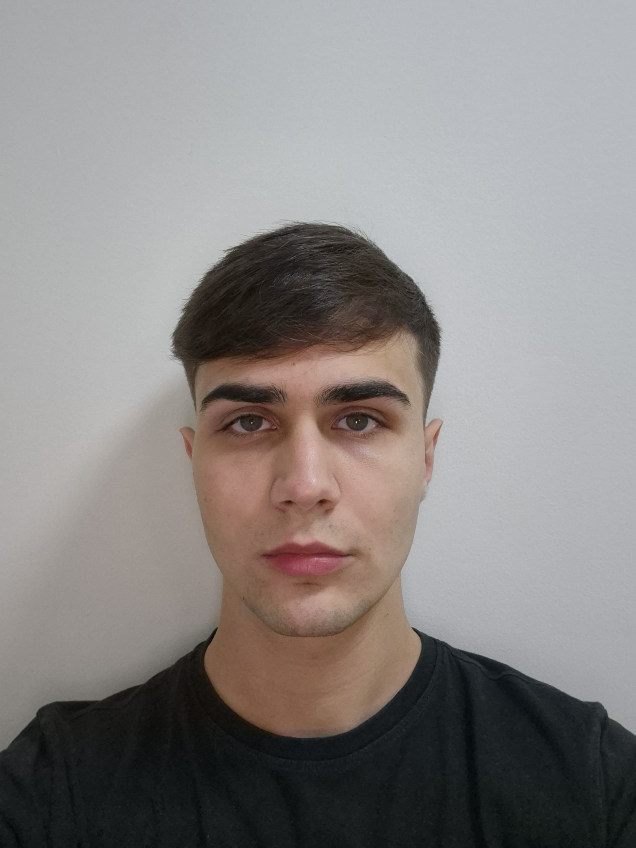
//> input picture pano/selfie/s1.jpg, 2544 x 3392 px (shown at 1/4 size)
$ ./main   (built with g++ and OpenCV 4)
//> lines starting //> are read from the running program, lines starting //| are printed output that depends on the picture; after the words box and inside, x2 and y2 are one past the last pixel; in counts of white or black regions, pixels touching at a corner belong together
### src/shi-tomasi.h
#ifndef SHI_TOMASI_H
#define SHI_TOMASI_H

#include <opencv2/opencv.hpp>
#include <vector>

void resizeImage(const cv::Mat& src, cv::Mat& dst, int newWidth, int newHeight);
void detectShiTomasiCorners(const cv::Mat& src, cv::Mat& dst, std::vector<cv::Point2f>& corners, int maxCorners = 100, double qualityLevel = 0.01, double minDistance = 10);
void matchCorners(const std::vector<cv::Point2f>& corners1, const std::vector<cv::Point2f>& corners2, cv::Mat& img1, cv::Mat& img2, cv::Mat& result, int& matchCount, int& unmatchedCount);

#endif

### src/shi-tomasi.cpp
#include "shi-tomasi.h"
#include <opencv2/opencv.hpp>
#include <iostream>

using namespace cv;
using namespace std;


// Funzione per ridimensionare l'immagine sfruttando l'interpolazione bilineare
void resizeImage(const Mat& src, Mat& dst, int newWidth, int newHeight) {
    Size newSize(newWidth, newHeight);
    resize(src, dst, newSize, 0, 0, INTER_LINEAR);
}

void detectShiTomasiCorners(const Mat& src, Mat& dst, vector<Point2f>& corners, int maxCorners, double qualityLevel, double minDistance) {
    // Converto l'immagine in scala di grigi
    Mat gray;
    cvtColor(src, gray, COLOR_BGR2GRAY);

    // Trovo i corner con Shi-Tomasi
    goodFeaturesToTrack(gray, corners, maxCorners, qualityLevel, minDistance, Mat(), 3, false, 0.04);

    // Disegnamo i corner appena rilevati
    dst = src.clone();
    for (size_t i = 0; i < corners.size(); i++) {
        circle(dst, corners[i], 3, Scalar(0, 255, 0), FILLED);
    }
}

void matchCorners(const vector<Point2f>& corners1, const vector<Point2f>& corners2, Mat& img1, Mat& img2, Mat& result, int& matchCount, int& unmatchedCount) {

    // Crea un imamgine contenente a sx l'immagine 1 e a dx l'immagine 2
    result = Mat::zeros(max(img1.rows, img2.rows), img1.cols + img2.cols, img1.type());
    img1.copyTo(result(Rect(0, 0, img1.cols, img1.rows)));
    img2.copyTo(result(Rect(img1.cols, 0, img2.cols, img2.rows)));

    // Variabili ausiliarie per il matching
    matchCount = 0;
    unmatchedCount = 0;

    // Vettori per le corrispondenze tra corner
    vector<Point2f> matchedCorners1, matchedCorners2;

    // Vettori per le non corrispondenze tra corner
    vector<Point2f> unmatchedCorners1, unmatchedCorners2;

    // Trovo la distanza media tra i corner in corners1 per calibrare la soglia dinamica
    double avgDist = 0.0;
    for (size_t i = 0; i < corners1.size(); i++) {
        for (size_t j = i + 1; j < corners1.size(); j++) {
            avgDist += norm(corners1[i] - corners1[j]);
        }
    }
    avgDist /= (corners1.size() * (corners1.size() - 1)) / 2;

    // Definisco una soglia dinamica basata sulla distanza media
    double dynamicThreshold = avgDist * 1.2;

    // Confrontiamo i corner tra le due immagini (salvati nei vettori corners1 e corners2)
    for (size_t i = 0; i < corners1.size(); i++) {
        double minDist = DBL_MAX;
        double secondMinDist = DBL_MAX;
        size_t bestMatch = -1;
        size_t secondBestMatch = -1;

        // Trova il miglior match e il secondo miglior match tra corners1[i] e corners2[j]
        for (size_t j = 0; j < corners2.size(); j++) {
            double dist = norm(corners1[i] - corners2[j]); // calcolo la distanza euclidea tra i 2 corner

            // Trova il miglior match
            if (dist < minDist) {
                secondMinDist = minDist;
                secondBestMatch = bestMatch;
                minDist = dist;
                bestMatch = j;
            }
            // Trova il secondo miglior match
            else if (dist < secondMinDist) {
                secondMinDist = dist;
                secondBestMatch = j;
            }
        }

        // Applica il Ratio Test di Lowe con la soglia dinamica
        if (minDist < 0.7 * secondMinDist && minDist < dynamicThreshold) {
            matchedCorners1.push_back(corners1[i]);
            matchedCorners2.push_back(corners2[bestMatch]);

            // Disegno i match sull'immagine
            line(result, corners1[i], corners2[bestMatch] + Point2f(img1.cols, 0), Scalar(0, 255, 0), 1);
            circle(result, corners1[i], 3, Scalar(0, 255, 0), FILLED);
            circle(result, corners2[bestMatch] + Point2f(img1.cols, 0), 3, Scalar(0, 255, 0), FILLED);

            matchCount++;
        } else {
            // Se il match fallisce disegno gli unmatched points
            unmatchedCorners1.push_back(corners1[i]);
            unmatchedCorners2.push_back(corners2[bestMatch]);
        }
    }

    unmatchedCount = corners1.size() - matchCount;

    // Collego i corner non corrispondenti con una linea rossa
    for (size_t i = 0; i < unmatchedCorners1.size(); i++) {
        line(result, unmatchedCorners1[i], unmatchedCorners2[i] + Point2f(img1.cols, 0), Scalar(0, 0, 255), 1);
        circle(result, unmatchedCorners1[i], 3, Scalar(0, 0, 255), FILLED);
        circle(result, unmatchedCorners2[i] + Point2f(img1.cols, 0), 3, Scalar(0, 0, 255), FILLED);
    }

    // Calcolo della percentuale di matching tra le due foto
    double matchPercentage = round((static_cast<double>(matchCount) / max(corners1.size(), corners2.size())) * 1000) / 10.0;

    cout << "Numero di match trovati (inliers in verde): " << matchCount << endl;
    cout << "Numero di match errati (outliers in rosso): " << unmatchedCorners1.size() << endl;
    cout << "Percentuale di matching geometrico: " << matchPercentage << "%" << endl;
}

### main.cpp
#include "shi-tomasi.h"
#include <opencv2/opencv.hpp>
#include <iostream>

using namespace cv;
using namespace std;

int main() {
    string imagePath1 = "pano/selfie/s1.jpg";
    string imagePath2 = "pano/selfie/s5_eyesclosed.jpg";

    Mat img1 = imread(imagePath1, IMREAD_COLOR);
//> img1 is the input picture: 3392 rows x 2544 cols, CV_8UC3; mean B, G, R 133, 134.5, 138.4
    Mat img2 = imread(imagePath2, IMREAD_COLOR);
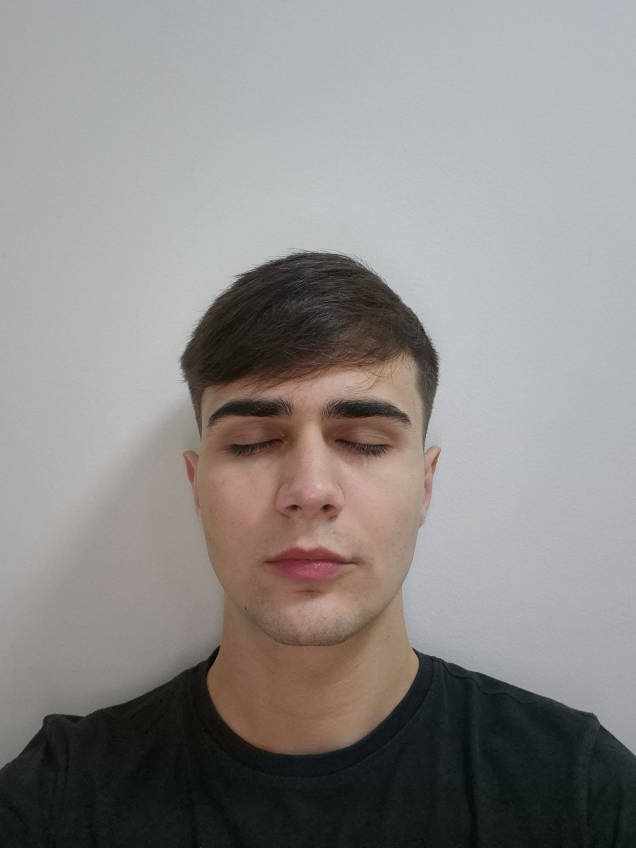
//> input picture pano/selfie/s5_eyesclosed.jpg, 2544 x 3392 px (shown at 1/4 size)
//> img2 is the input picture: 3392 rows x 2544 cols, CV_8UC3; mean B, G, R 136.3, 137.7, 140.8

    if (img1.empty() || img2.empty()) {
        cout << "Errore nel caricamento delle immagini!" << endl;
        return -1;
    }

    // Vettori per i corner rilevati nelle due immagini
    vector<Point2f> corners1, corners2;

    // Ridimensiona le immagini
    Mat resizedImg1, resizedImg2;
    resizeImage(img1, resizedImg1, 510, 680);
    resizeImage(img2, resizedImg2, 510, 680);

    // Applica Shi-Tomasi Corner Detection su entrambe le immagini
    Mat img_corners1, img_corners2;
    detectShiTomasiCorners(resizedImg1, img_corners1, corners1);
//> in detectShiTomasiCorners, `cvtColor(src, gray, COLOR_BGR2GRAY);`:
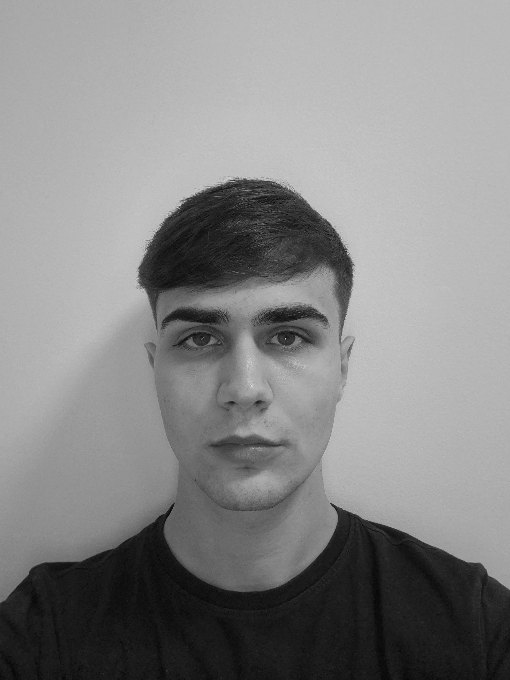
//> gray: 680 rows x 510 cols, CV_8UC1; min 3, max 227, mean 135.4
//> in detectShiTomasiCorners, `goodFeaturesToTrack(gray, corners, maxCorners, qualityLevel, minDistan..`: corners = 100 Points (x, y), first 12: [285, 338], [330, 503], [179, 208], [347, 253], [191, 337], [295, 336], [194, 195], [283, 187], [353, 265], [138, 278], [170, 213], [211, 337]
//> the loop in detectShiTomasiCorners, `for (size_t i = 0; i < corners.size(); i++)` made 100 passes
//> after the loop in detectShiTomasiCorners, `for (size_t i = 0; i < corners.size(); i++)`:
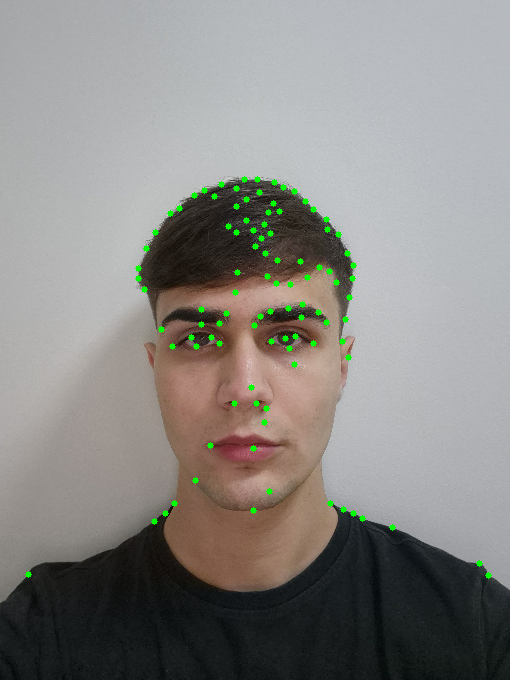
//> dst: 680 rows x 510 cols, CV_8UC3; mean B, G, R 132.1, 135.7, 137.4
//> corners1 has the same summary as corners in detectShiTomasiCorners
    detectShiTomasiCorners(resizedImg2, img_corners2, corners2);
//> call 2 of detectShiTomasiCorners, with maxCorners = 100, qualityLevel = 0.01, minDistance = 10
//> in detectShiTomasiCorners (call 2), `cvtColor(src, gray, COLOR_BGR2GRAY);`:
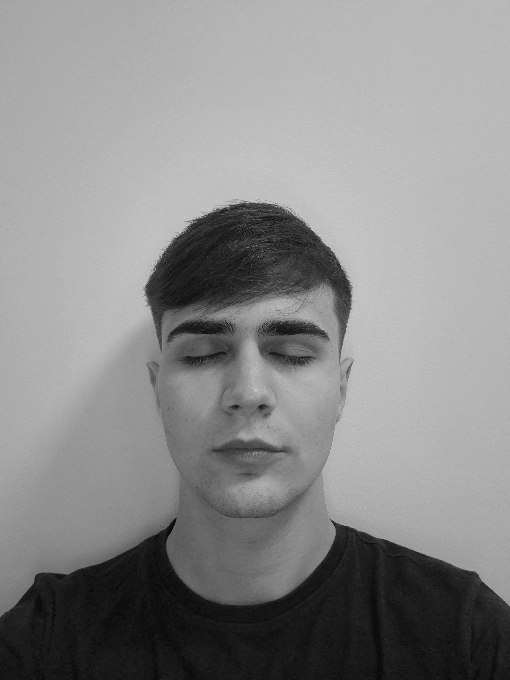
//> gray: 680 rows x 510 cols, CV_8UC1; min 3, max 213, mean 138.4
//> in detectShiTomasiCorners (call 2), `goodFeaturesToTrack(gray, corners, maxCorners, qualityLevel, minDistan..`: corners = 100 Points (x, y), first 12: [350, 308], [193, 220], [175, 519], [217, 209], [230, 205], [148, 305], [331, 520], [259, 407], [341, 268], [310, 227], [160, 256], [144, 295]
//> the loop in detectShiTomasiCorners (call 2), `for (size_t i = 0; i < corners.size(); i++)` made 100 passes
//> after the loop in detectShiTomasiCorners (call 2), `for (size_t i = 0; i < corners.size(); i++)`:
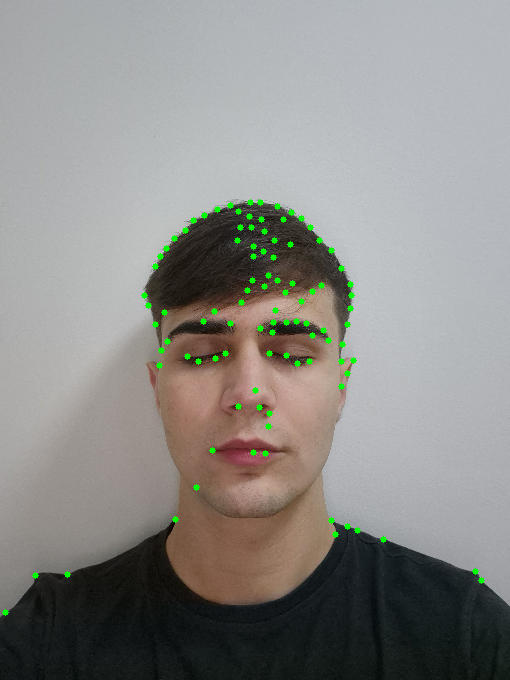
//> dst: 680 rows x 510 cols, CV_8UC3; mean B, G, R 135.5, 139, 139.8
//> corners2 has the same summary as corners in detectShiTomasiCorners

    // Mostra il numero di corner rilevati
    cout << "Numero di corner rilevati nella prima immagine: " << corners1.size() << endl;
//| Numero di corner rilevati nella prima immagine: 100
    cout << "Numero di corner rilevati nella seconda immagine: " << corners2.size() << endl;
//| Numero di corner rilevati nella seconda immagine: 100

    // Salva le immagini con i corner rilevati
    string outputCorners1 = "output/shi_tomasi_corners1.jpg";
    string outputCorners2 = "output/shi_tomasi_corners2.jpg";
    imwrite(outputCorners1, img_corners1);
    imwrite(outputCorners2, img_corners2);
    cout << "Immagini con i corner salvate in: " << outputCorners1 << " e " << outputCorners2 << endl;

    // Variabili per i match
    Mat result;
    int matchCount = 0, unmatchedCount = 0;

    // Confronta i corner tra le due immagini
    matchCorners(corners1, corners2, resizedImg1, resizedImg2, result, matchCount, unmatchedCount);
//> the loop in matchCorners, `for (size_t i = 0; i < corners1.size(); i++)` made 100 passes
//> avgDist on passes 1 to 12: 11420, 33625.1, 48867.9, 62250.4, 74898, 85897.3, 100570.6, 114120.8, 127037.9, 141906.9, 156532.5, 167515.7
//> after the loop in matchCorners, `for (size_t i = 0; i < corners1.size(); i++)`: avgDist = 751406.5
//> in matchCorners, `avgDist /= (corners1.size() * (corners1.size() - 1)) / 2;`: avgDist = 151.8
//> in matchCorners, `double dynamicThreshold = avgDist * 1.2;`: dynamicThreshold = 182.2
//> the loop in matchCorners, `for (size_t i = 0; i < corners1.size(); i++)` made 100 passes
//> after the loop in matchCorners, `for (size_t i = 0; i < corners1.size(); i++)`:
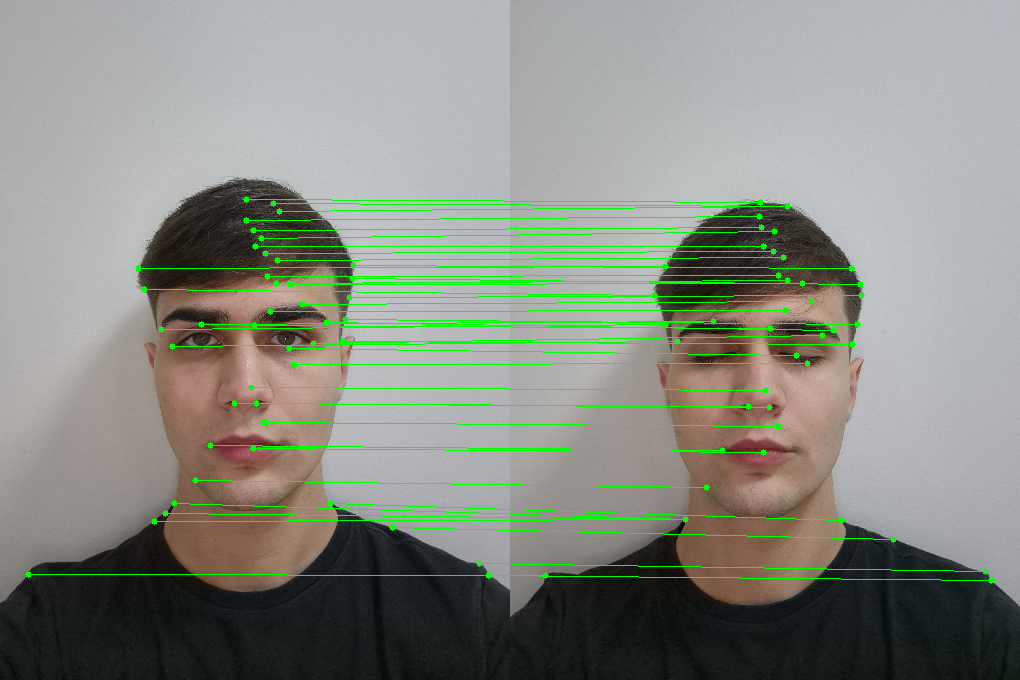
//> result: 680 rows x 1020 cols, CV_8UC3; mean B, G, R 130.1, 140.1, 134.7
//> after the loop in matchCorners, `for (size_t i = 0; i < corners1.size(); i++)`: matchCount = 44; unmatchedCorners1 = 56 Points (x, y), first 12: [285, 338], [179, 208], [347, 253], [191, 337], [295, 336], [194, 195], [283, 187], [138, 278], [170, 213], [211, 337], [146, 248], [221, 184]; unmatchedCorners2 = 56 Points (x, y), first 12: [272, 332], [193, 220], [341, 268], [187, 356], [296, 321], [204, 215], [277, 206], [144, 295], [185, 230], [203, 321], [160, 256], [230, 205]
//> in matchCorners, `unmatchedCount = corners1.size() - matchCount;`: unmatchedCount = 56
//> the loop in matchCorners, `for (size_t i = 0; i < unmatchedCorners1.size(); i++)` made 56 passes
//> after the loop in matchCorners, `for (size_t i = 0; i < unmatchedCorners1.size(); i++)`:
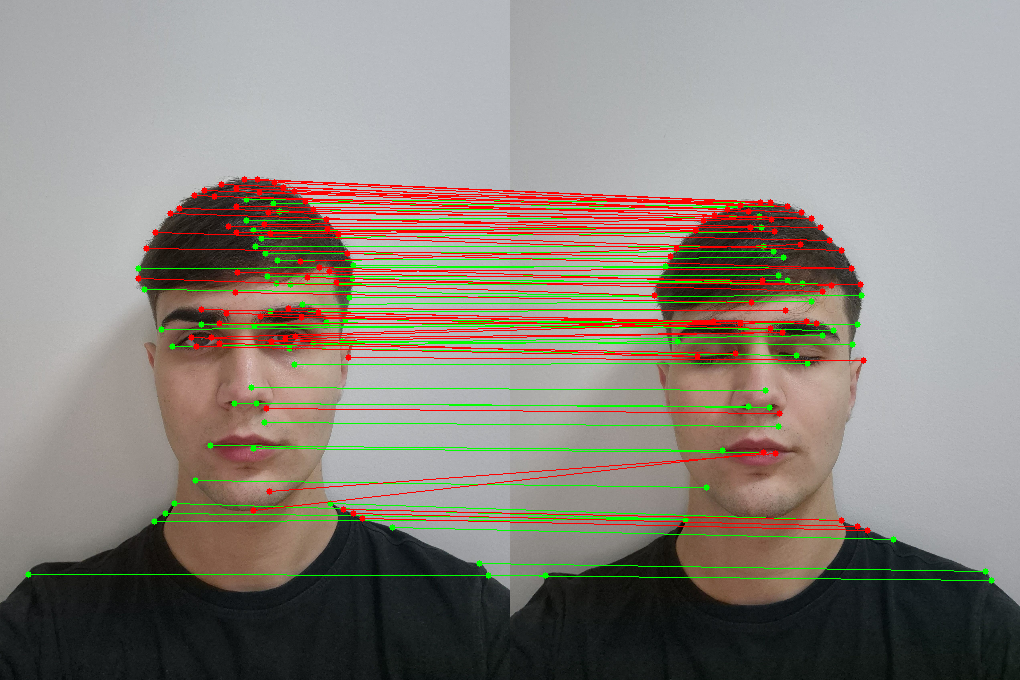
//> result: 680 rows x 1020 cols, CV_8UC3; 4.02% of pixels changed, all inside (x1, y1, x2, y2) = (135, 176, 871, 534)
//> in matchCorners, `double matchPercentage = round((static_cast<double>(matchCount) / max(..`: matchPercentage = 44
//| Numero di match trovati (inliers in verde): 44
//| Numero di match errati (outliers in rosso): 56
//| Percentuale di matching geometrico: 44%
//> matchCount = 44; unmatchedCount = 56

    // Salva l'immagine con i match
    string outputMatch = "output/shi_tomasi_matches.jpg";
    imwrite(outputMatch, result);

    cout << "Immagine con i match salvata in: " << outputMatch << endl;

    return 0;
}

/*
Questa per adesso è la migliore, mi risulta:
due foto uguali 100% di match ed è giusto
due foto praticamente uguali 83% di match e andrebbe aumentato di poco
due foto simili 44% di match e andrebbe aumentato
due foto completamente diverse 32% di match e andrebbe abbassato
*/
